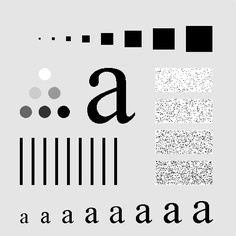
#> input picture 实验/第四章/代码/image.jpg, 236 x 236 px, shrunk from 500 x 500 before the run
$ python '作业1_二维FFT变换.py'
#> lines starting #> are read from the running program, lines starting #| are printed output that depends on the picture
#!/usr/bin/env python
# -*- coding: utf-8 -*-
"""
作业1: 二维快速傅里叶变换
实现2D FFT及逆变换，展示频谱分析和图像重构
"""

import numpy as np
import matplotlib.pyplot as plt
from PIL import Image
import os
import matplotlib

# 设置字体
matplotlib.rcParams['font.sans-serif'] = ['Arial Unicode MS', 'Heiti TC', 'STHeiti']
matplotlib.rcParams['font.family'] = 'sans-serif'
matplotlib.rcParams['axes.unicode_minus'] = False


def load_image(image_path):
    """
    加载图像并转换为灰度图

    Args:
        image_path: 图像文件路径

    Returns:
        image: 灰度图像numpy数组
    """
    if not os.path.exists(image_path):
        raise FileNotFoundError(f"图像文件不存在: {image_path}")

    # 使用PIL加载图像
    img = Image.open(image_path)

    # 转换为灰度图
    if img.mode != 'L':
        img = img.convert('L')

    # 转换为numpy数组
    image = np.array(img)

    return image


def pad_to_power_of_2(image):
    """
    将图像填充到2的幂次尺寸

    Args:
        image: 输入图像

    Returns:
        padded_image: 填充后的图像
        original_shape: 原始图像尺寸
    """
    original_shape = image.shape
    h, w = original_shape

    # 计算最近的2的幂次
    new_h = 2 ** int(np.ceil(np.log2(h)))
    new_w = 2 ** int(np.ceil(np.log2(w)))

    # 如果已经是2的幂次，直接返回
    if new_h == h and new_w == w:
        return image, original_shape

    # 计算填充量
    pad_h = new_h - h
    pad_w = new_w - w

    # 对称填充
    pad_top = pad_h // 2
    pad_bottom = pad_h - pad_top
    pad_left = pad_w // 2
    pad_right = pad_w - pad_left

    # 使用边缘值填充
    padded_image = np.pad(image,
                         ((pad_top, pad_bottom), (pad_left, pad_right)),
                         mode='edge')

    return padded_image, original_shape


def fft2d(image):
    """
    执行二维快速傅里叶变换

    Args:
        image: 输入灰度图像

    Returns:
        fft_result: 复数频谱（未中心化）
    """
    # 转换为float64以保证精度
    image_float = image.astype(np.float64)

    # 执行2D FFT
    fft_result = np.fft.fft2(image_float)

    return fft_result


def ifft2d(fft_result):
    """
    执行二维逆快速傅里叶变换

    Args:
        fft_result: 频域复数数组

    Returns:
        reconstructed: 重构的空间域图像
    """
    # 执行2D IFFT
    reconstructed_complex = np.fft.ifft2(fft_result)

    # 取实部（理论上虚部应该接近0）
    reconstructed = np.real(reconstructed_complex)

    # 裁剪到[0, 255]范围
    reconstructed = np.clip(reconstructed, 0, 255).astype(np.uint8)

    return reconstructed


def fft_shift(fft_result):
    """
    将零频率分量移到频谱中心

    Args:
        fft_result: FFT结果

    Returns:
        shifted: 中心化的频谱
    """
    return np.fft.fftshift(fft_result)


def compute_magnitude_spectrum(fft_result, log_scale=True):
    """
    计算幅度谱

    Args:
        fft_result: FFT复数结果
        log_scale: 是否使用对数尺度

    Returns:
        magnitude: 幅度谱（用于可视化）
    """
    # 计算幅度
    magnitude = np.abs(fft_result)

    # 使用对数尺度增强显示
    if log_scale:
        magnitude = np.log(magnitude + 1)  # +1避免log(0)

    return magnitude


def compute_phase_spectrum(fft_result):
    """
    计算相位谱

    Args:
        fft_result: FFT复数结果

    Returns:
        phase: 相位谱（弧度）
    """
    # 计算相位
    phase = np.angle(fft_result)

    return phase


def visualize_fft(original, magnitude, phase, reconstructed, mse):
    """
    可视化FFT变换结果

    Args:
        original: 原始图像
        magnitude: 幅度谱（对数尺度）
        phase: 相位谱
        reconstructed: 重构图像
        mse: 重构误差

    Returns:
        fig: matplotlib图形对象
    """
    fig, axes = plt.subplots(2, 2, figsize=(12, 12))
    fig.suptitle('2D Fast Fourier Transform', fontsize=16, fontweight='bold')

    # 原始图像
    axes[0, 0].imshow(original, cmap='gray', vmin=0, vmax=255)
    axes[0, 0].set_title('Original Image', fontsize=12, fontweight='bold')
    axes[0, 0].axis('off')

    # 添加图像信息
    info_text = f"Size: {original.shape[0]}×{original.shape[1]}"
    axes[0, 0].text(0.02, 0.98, info_text, transform=axes[0, 0].transAxes,
                   fontsize=9, verticalalignment='top',
                   bbox=dict(boxstyle='round', facecolor='yellow', alpha=0.5))

    # 幅度谱（对数尺度）
    im1 = axes[0, 1].imshow(magnitude, cmap='hot')
    axes[0, 1].set_title('Magnitude Spectrum (Log Scale)', fontsize=12, fontweight='bold')
    axes[0, 1].axis('off')
    plt.colorbar(im1, ax=axes[0, 1], fraction=0.046, pad=0.04)

    # 添加说明
    axes[0, 1].text(0.02, 0.98, 'Low freq at center\nHigh freq at edges',
                   transform=axes[0, 1].transAxes,
                   fontsize=9, verticalalignment='top',
                   bbox=dict(boxstyle='round', facecolor='white', alpha=0.7))

    # 相位谱
    im2 = axes[1, 0].imshow(phase, cmap='twilight', vmin=-np.pi, vmax=np.pi)
    axes[1, 0].set_title('Phase Spectrum', fontsize=12, fontweight='bold')
    axes[1, 0].axis('off')
    plt.colorbar(im2, ax=axes[1, 0], fraction=0.046, pad=0.04)

    # 重构图像
    axes[1, 1].imshow(reconstructed, cmap='gray', vmin=0, vmax=255)
    axes[1, 1].set_title('Reconstructed Image (IFFT)', fontsize=12, fontweight='bold')
    axes[1, 1].axis('off')

    # 添加重构精度信息
    if mse < 1.0:
        accuracy_text = f"MSE: {mse:.2e}\nGood reconstruction"
        color = 'lightgreen'
    else:
        accuracy_text = f"MSE: {mse:.2e}\nReconstruction error"
        color = 'lightyellow'

    axes[1, 1].text(0.02, 0.98, accuracy_text, transform=axes[1, 1].transAxes,
                   fontsize=9, verticalalignment='top',
                   bbox=dict(boxstyle='round', facecolor=color, alpha=0.7))

    plt.tight_layout()
    return fig


def main():
    """主程序"""
    print("=" * 60)
    print("作业1: 二维快速傅里叶变换")
    print("=" * 60)

    # 图像路径
    image_path = "image.jpg"
    output_dir = "../输出结果/作业1_二维FFT变换"

    # 创建输出目录
    os.makedirs(output_dir, exist_ok=True)

    try:
        # 1. 加载图像
        print(f"\n1. 加载图像: {image_path}")
        original = load_image(image_path)
#> in load_image, img is the input picture: PIL image 236x236 L; min 0, max 255, mean 207.4
        print(f"   原始图像尺寸: {original.shape}")
#|    原始图像尺寸: (236, 236)

        # 2. 填充到2的幂次
        print("\n2. 图像预处理")
        padded, original_shape = pad_to_power_of_2(original)
#> in pad_to_power_of_2, `padded_image = np.pad(image, ((pad_top, pad_bottom), (pad_left, pad_ri..`:
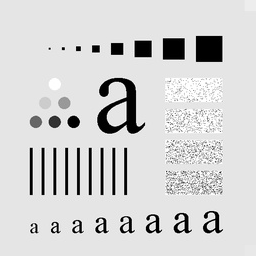
#> padded_image: shape (256, 256); min 0, max 255, mean 210.7
#> original_shape = (236, 236)
        if padded.shape != original_shape:
            print(f"   填充后尺寸: {padded.shape}")
#|    填充后尺寸: (256, 256)
        else:
            print(f"   图像尺寸已是2的幂次，无需填充")

        # 3. 执行FFT变换
        print("\n3. 执行二维FFT变换")
        fft_result = fft2d(padded)
        print(f"   FFT完成，频谱尺寸: {fft_result.shape}")
#|    FFT完成，频谱尺寸: (256, 256)

        # 4. 中心化频谱
        print("\n4. 频谱中心化")
        fft_shifted = fft_shift(fft_result)

        # 5. 计算频谱
        print("\n5. 计算幅度谱和相位谱")
        magnitude = compute_magnitude_spectrum(fft_shifted, log_scale=True)
#> in compute_magnitude_spectrum, `magnitude = np.log(magnitude + 1)`:
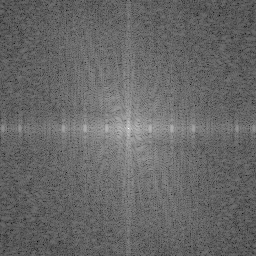
#> magnitude: shape (256, 256) float64; min 2.41, max 16.44, mean 8.11; drawn with min black and max white
        phase = compute_phase_spectrum(fft_shifted)
#> in compute_phase_spectrum, `phase = np.angle(fft_result)`:
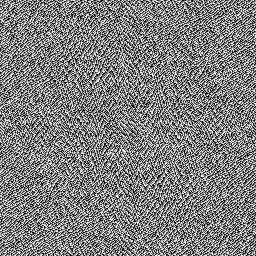
#> phase: shape (256, 256) float64; min -3.14, max 3.14, mean 4.79e-05; drawn with min black and max white
        print(f"   幅度谱范围: [{magnitude.min():.2f}, {magnitude.max():.2f}]")
#|    幅度谱范围: [2.41, 16.44]
        print(f"   相位谱范围: [{phase.min():.2f}, {phase.max():.2f}] 弧度")
#|    相位谱范围: [-3.14, 3.14] 弧度

        # 6. 执行逆FFT验证
        print("\n6. 执行逆FFT重构图像")
        reconstructed = ifft2d(fft_result)

        # 验证重构精度（使用float比较避免类型转换误差）
        mse = np.mean((padded.astype(np.float64) - reconstructed.astype(np.float64)) ** 2)
#> mse = 0.0918
        print(f"   重构MSE: {mse:.2e}")
#|    重构MSE: 9.18e-02
        if mse < 1.0:
            print(f"   ✓ FFT变换正确（MSE < 1.0）")
        else:
            print(f"   ⚠ 重构误差较大")

        # 7. 可视化结果
        print("\n7. 生成可视化结果")
        fig = visualize_fft(padded, magnitude, phase, reconstructed, mse)

        # 8. 保存结果
        print("\n8. 保存结果")

        # 保存频谱图
        magnitude_img = Image.fromarray((magnitude / magnitude.max() * 255).astype(np.uint8))
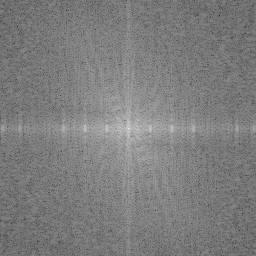
#> magnitude_img: PIL image 256x256 L; min 37, max 255, mean 125.2
        magnitude_path = os.path.join(output_dir, "频谱图.png")
        magnitude_img.save(magnitude_path)
        print(f"   频谱图已保存: {magnitude_path}")

        # 保存重构图像
        reconstructed_img = Image.fromarray(reconstructed)
        reconstructed_path = os.path.join(output_dir, "重构图像.png")
        reconstructed_img.save(reconstructed_path)
        print(f"   重构图像已保存: {reconstructed_path}")

        # 保存完整结果
        result_path = os.path.join(output_dir, "完整结果.png")
        fig.savefig(result_path, dpi=150, bbox_inches='tight')
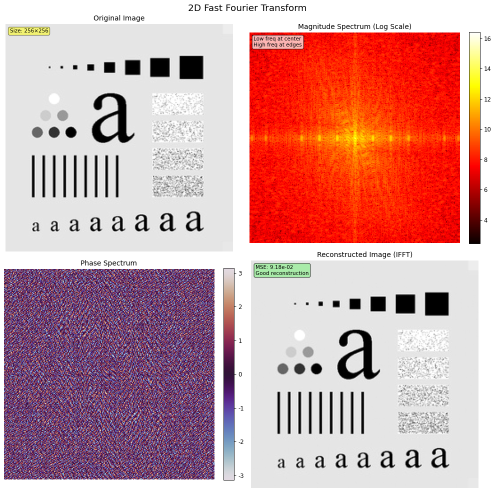
#> figure drawn by matplotlib, 6 panels
        print(f"   完整结果已保存: {result_path}")

        print("\n" + "=" * 60)
        print("处理完成！")
        print("=" * 60)

        # 显示图像
        plt.show()

    except Exception as e:
        print(f"\n错误: {e}")
        import traceback
        traceback.print_exc()


if __name__ == "__main__":
    main()
